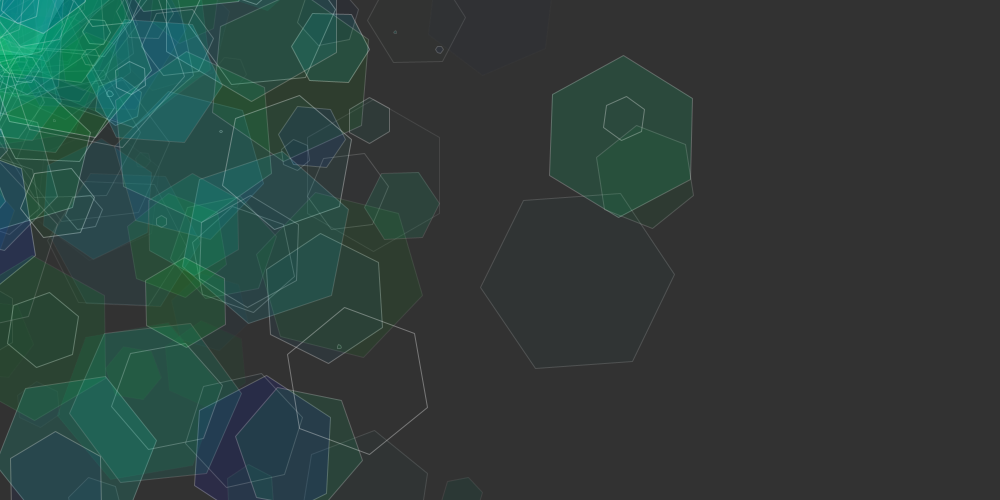
Frame 1 (no input)
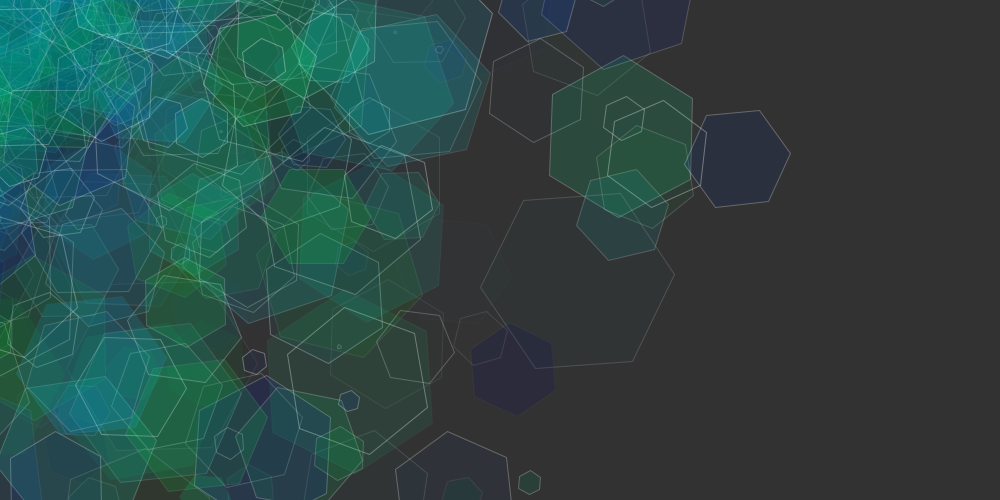
Frame 2 (the mouse pressed at the canvas centre, redrawn once)

The Processing sketch that drew these frames (run headless with seeded random() and noise(); the mouse was pressed at the canvas centre and the sketch redrawn once):

// Processing sketch: processing_32605
// ── processing_32605.pde


void setup() {
  size(1000, 500);
  smooth();
  background(50);
}

void polygon(int n, float cx, float cy, float r)
{
  float angle = 360.0 / n;

  beginShape();
  for (int i = 0; i < n; i++)
  {
    vertex(cx + r * cos(radians(angle * i)), 
    cy + r * sin(radians(angle * i)));
  }
  endShape(CLOSE);
}

void draw() {
  for (int i = 0; i < 20; i++) {
    for (int j = 0; j < 20; j++) { 
      polygon(6, random(j * 40), random (i * 40), random(100));
       fill(0,random(255),random(255), random(40));
       rotate(PI/random(4));
      stroke(255, random(90));
      noLoop();
    }
  }
}
